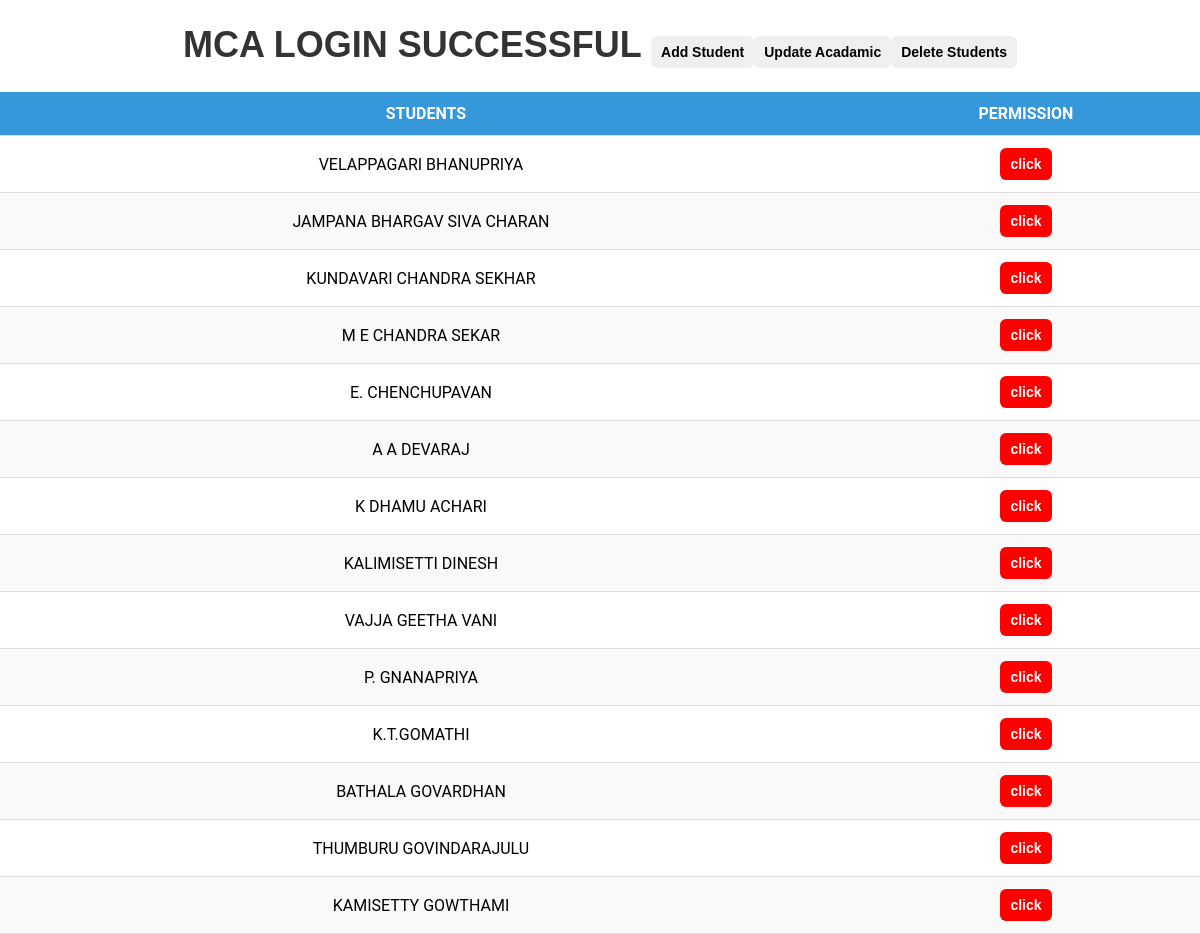
The page /authentication.php (signed in) on the database its author committed.
### tables this page shows
CREATE TABLE `students` (
  `sid` varchar(13) NOT NULL,
  `student_name` varchar(30) NOT NULL,
  `course` varchar(10) NOT NULL,
  `year` int(2) NOT NULL,
  `photo` varchar(30) NOT NULL,
  `permission` tinyint(1) NOT NULL
);

### authentication.php (the view, shortened to what this page needs)
<!DOCTYPE html>
<html lang="en">
<head>
</head>
<body>
<?php
    include('connection.php');
        $sql = "select *from login where course_name = '$_SESSION[course_name]' and year='$_SESSION[year]' and password = '$_SESSION[password]'";
        $result = mysqli_query($con, $sql);
        $count = mysqli_num_rows($result);
        if($count == 1){
            echo "<h1>".$_SESSION['course_name']." Login Successful  <button> Add Student </button><button> Update Acadamic</button><button>Delete Students</button></h1> ";
            $sql="select * FROM students where course='$_SESSION[course_name] ' and year=$_SESSION[year] ";
            $result = $con->query($sql);
            if ($result->num_rows > 0){
               ?>
              <table>
              <tr id="thead">
                  <td>STUDENTS</td>
                  <td>PERMISSION</td>
              </tr><?php
              while($row = $result->fetch_assoc()) {
              ?>
                <tr>
                   <td><a href="student_history.php?id=<?php echo $row['sid'];?>&name=<?php echo $row['student_name'];?>" class="student_name" target="_blank"><?php echo $row['student_name'];?></a> <?php if($row['permission']==2){echo "<span> Request</span>";} ?></td>
                   <td><a href="reason.php?id=<?php echo $row['sid'];?>&name=<?php echo $row['student_name'];?>"   id="click" target="_blank"><button id="c<?php echo $row['permission']; ?>">click </button></a></td>
                </tr>
<?php
              }
              echo'</table>';
            }
          }
        else{
            echo "<h1> Login failed. Invalid username or password.</h1>";
        }
?>
</body>
</html>

### authentication.php (style rules this page uses)
body { margin: 0%; padding: 0%; font-family: Roboto, Arial, sans-serif; }
#click { background-color:green; }
#c0 { color:white; background-color: red; }
h1 { font-family: 'Arial', sans-serif; font-size: 36px; color: #333; text-align: center; text-transform: uppercase; }
.student_name { text-decoration:none; color:black; }
table { border-collapse: collapse; width: 100%; margin-top: 20px; }
#thead { background-color: #3498db; color: #fff; }
#thead td { font-weight: bold; padding: 12px; text-align: center; }
tr { border-bottom: 1px solid #ddd; }
tr:nth-child(odd) { background-color: #f9f9f9; }
td { padding: 12px; text-align: center; }
a { text-decoration: none; color: #3498db; }
button { display: inline-block; padding: 8px 10px; font-size: 14px; font-weight: bold; text-align: center; text-decoration: none; cursor: pointer; border: none; border-radius: 6px; transition: background-color 0.3s, color 0.3s; }
.student_name { margin-right: 10px; }

### rows shown on the page
students: student_name "VELAPPAGARI BHANUPRIYA"
students: student_name "JAMPANA BHARGAV SIVA CHARAN"
students: student_name "KUNDAVARI CHANDRA SEKHAR"
students: student_name "M E CHANDRA SEKAR"
students: student_name "E. CHENCHUPAVAN"
students: student_name "A A DEVARAJ"
students: student_name "K DHAMU ACHARI"
students: student_name "KALIMISETTI DINESH"
students: student_name "VAJJA GEETHA VANI"
students: student_name "P. GNANAPRIYA"
students: student_name "K.T.GOMATHI"
students: student_name "BATHALA GOVARDHAN"
students: student_name "THUMBURU GOVINDARAJULU"
students: student_name "KAMISETTY GOWTHAMI"

### other values the page prints
$_SESSION['course_name'] "MCA"
